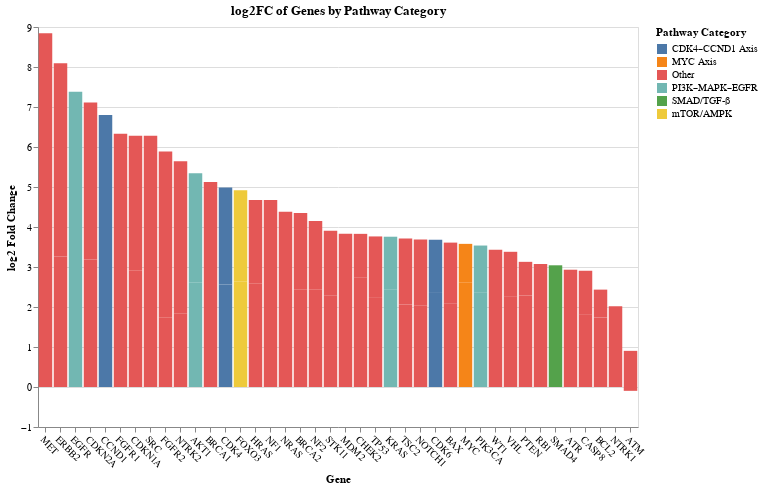

Notebook cell for this chart:
### Code cell
import altair as alt

bar_pathway = alt.Chart(df).mark_bar().encode(
    x=alt.X('Gene:N', sort='-y', title='Gene', axis=alt.Axis(labelAngle=45)),
    y=alt.Y('log2FC:Q', title='log2 Fold Change'),
    color=alt.Color('Pathway Category:N'),
    tooltip=['Gene', 'log2FC', 'Pathway Category']
).properties(
    title='log2FC of Genes by Pathway Category',
    width=600,
    height=400
)

bar_pathway.show()

### Figure 1 — Vega-Lite specification as saved in the notebook (floating-point values rounded to 4 significant figures)
{"config": {"view": {"continuousWidth": 300, "continuousHeight": 300}}, "data": {"name": "data-44073fe1c891d1644e0d8fa047418549"}, "mark": {"type": "bar"}, "encoding": {"color": {"field": "Pathway Category", "type": "nominal"}, "tooltip": [{"field": "Gene", "type": "nominal"}, {"field": "log2FC", "type": "quantitative"}, {"field": "Pathway Category", "type": "nominal"}], "x": {"axis": {"labelAngle": 45}, "field": "Gene", "sort": "-y", "title": "Gene", "type": "nominal"}, "y": {"field": "log2FC", "title": "log2 Fold Change", "type": "quantitative"}}, "height": 400, "title": "log2FC of Genes by Pathway Category", "width": 600, "$schema": "https://vega.github.io/schema/vega-lite/v5.20.1.json", "datasets": {"data-44073fe1c891d1644e0d8fa047418549": [{"Gene": "WT1", "Dataset": "GSE161529", "P-value": 1.302e-46, "log2FC": 3.432, "Mean Difference": 0.001784, "DGIdb Status": "Not Targeted", "Has Breast Cancer Trial": false, "Pathway Category": "Other"}, {"Gene": "ERBB2", "Dataset": "GSE161529", "P-value": 0.0, "log2FC": 3.26, "Mean Difference": 0.789, "DGIdb Status": "FDA-approved", "Has Breast Cancer Trial": true, "Pathway Category": "Other"}, {"Gene": "MET", "Dataset": "GSE161529", "P-value": 0.0, "log2FC": 3.25, "Mean Difference": 0.1275, "DGIdb Status": "Not Targeted", "Has Breast Cancer Trial": false, "Pathway Category": "Other"}, {"Gene": "CDKN2A", "Dataset": "GSE161529", "P-value": 0.0, "log2FC": 3.185, "Mean Difference": 0.4048, "DGIdb Status": "Not Targeted", "Has Breast Cancer Trial": false, "Pathway Category": "Other"}, {"Gene": "EGFR", "Dataset": "GSE161529", "P-value": 0.0, "log2FC": 3.022, "Mean Difference": 0.1516, "DGIdb Status": "FDA-approved", "Has Breast Cancer Trial": true, "Pathway Category": "PI3K–MAPK–EGFR"}, {"Gene": "CDKN1A", "Dataset": "GSE161529", "P-value": 0.0, "log2FC": 2.917, "Mean Difference": 0.5685, "DGIdb Status": "Not Targeted", "Has Breast Cancer Trial": false, "Pathway Category": "Other"}, {"Gene": "CHEK2", "Dataset": "GSE161529", "P-value": 0.0, "log2FC": 2.741, "Mean Difference": 0.03332, "DGIdb Status": "Emerging", "Has Breast Cancer Trial": true, "Pathway Category": "Other"}, {"Gene": "FGFR1", "Dataset": "GSE161529", "P-value": 0.0, "log2FC": 2.723, "Mean Difference": 0.369, "DGIdb Status": "Not Targeted", "Has Breast Cancer Trial": false, "Pathway Category": "Other"}, {"Gene": "FOXO3", "Dataset": "GSE161529", "P-value": 0.0, "log2FC": 2.646, "Mean Difference": 0.3288, "DGIdb Status": "Emerging", "Has Breast Cancer Trial": false, "Pathway Category": "mTOR/AMPK"}, {"Gene": "AKT1", "Dataset": "GSE161529", "P-value": 0.0, "log2FC": 2.62, "Mean Difference": 0.1482, "DGIdb Status": "Not Targeted", "Has Breast Cancer Trial": false, "Pathway Category": "PI3K–MAPK–EGFR"}, {"Gene": "MYC", "Dataset": "GSE161529", "P-value": 0.0, "log2FC": 2.618, "Mean Difference": 1.041, "DGIdb Status": "Not Targeted", "Has Breast Cancer Trial": false, "Pathway Category": "MYC Axis"}, {"Gene": "BRCA1", "Dataset": "GSE161529", "P-value": 6.134e-310, "log2FC": 2.6, "Mean Difference": 0.02821, "DGIdb Status": "Not Targeted", "Has Breast Cancer Trial": false, "Pathway Category": "Other"}, {"Gene": "HRAS", "Dataset": "GSE161529", "P-value": 0.0, "log2FC": 2.594, "Mean Difference": 0.1731, "DGIdb Status": "Not Targeted", "Has Breast Cancer Trial": false, "Pathway Category": "Other"}, {"Gene": "CDK4", "Dataset": "GSE161529", "P-value": 0.0, "log2FC": 2.56, "Mean Difference": 0.4013, "DGIdb Status": "FDA-approved", "Has Breast Cancer Trial": true, "Pathway Category": "CDK4–CCND1 Axis"}, {"Gene": "SRC", "Dataset": "GSE161529", "P-value": 0.0, "log2FC": 2.552, "Mean Difference": 0.03661, "DGIdb Status": "Not Targeted", "Has Breast Cancer Trial": false, "Pathway Category": "Other"}, {"Gene": "NRAS", "Dataset": "GSE161529", "P-value": 0.0, "log2FC": 2.477, "Mean Difference": 0.1041, "DGIdb Status": "Not Targeted", "Has Breast Cancer Trial": false, "Pathway Category": "Other"}, {"Gene": "NF2", "Dataset": "GSE161529", "P-value": 0.0, "log2FC": 2.431, "Mean Difference": 0.07865, "DGIdb Status": "Not Targeted", "Has Breast Cancer Trial": false, "Pathway Category": "Other"}, {"Gene": "KRAS", "Dataset": "GSE161529", "P-value": 0.0, "log2FC": 2.43, "Mean Difference": 0.2765, "DGIdb Status": "Not Targeted", "Has Breast Cancer Trial": false, "Pathway Category": "PI3K–MAPK–EGFR"}, {"Gene": "BRCA2", "Dataset": "GSE161529", "P-value": 2.22e-243, "log2FC": 2.429, "Mean Difference": 0.02519, "DGIdb Status": "Not Targeted", "Has Breast Cancer Trial": false, "Pathway Category": "Other"}, {"Gene": "NF1", "Dataset": "GSE161529", "P-value": 0.0, "log2FC": 2.402, "Mean Difference": 0.1473, "DGIdb Status": "Not Targeted", "Has Breast Cancer Trial": false, "Pathway Category": "Other"}, {"Gene": "PIK3CA", "Dataset": "GSE161529", "P-value": 0.0, "log2FC": 2.355, "Mean Difference": 0.07771, "DGIdb Status": "FDA-approved", "Has Breast Cancer Trial": true, "Pathway Category": "PI3K–MAPK–EGFR"}, {"Gene": "CDK6", "Dataset": "GSE161529", "P-value": 0.0, "log2FC": 2.352, "Mean Difference": 0.1253, "DGIdb Status": "FDA-approved", "Has Breast Cancer Trial": true, "Pathway Category": "CDK4–CCND1 Axis"}, {"Gene": "PTEN", "Dataset": "GSE161529", "P-value": 0.0, "log2FC": 2.287, "Mean Difference": 0.1801, "DGIdb Status": "Not Targeted", "Has Breast Cancer Trial": false, "Pathway Category": "Other"}, {"Gene": "STK11", "Dataset": "GSE161529", "P-value": 0.0, "log2FC": 2.284, "Mean Difference": 0.06197, "DGIdb Status": "Not Targeted", "Has Breast Cancer Trial": false, "Pathway Category": "Other"}, {"Gene": "CCND1", "Dataset": "GSE161529", "P-value": 0.0, "log2FC": 2.275, "Mean Difference": 0.918, "DGIdb Status": "Not Targeted", "Has Breast Cancer Trial": true, "Pathway Category": "CDK4–CCND1 Axis"}, {"Gene": "VHL", "Dataset": "GSE161529", "P-value": 0.0, "log2FC": 2.254, "Mean Difference": 0.09198, "DGIdb Status": "Emerging", "Has Breast Cancer Trial": false, "Pathway Category": "Other"}, {"Gene": "ATR", "Dataset": "GSE161529", "P-value": 0.0, "log2FC": 2.25, "Mean Difference": 0.03903, "DGIdb Status": "Not Targeted", "Has Breast Cancer Trial": false, "Pathway Category": "Other"}, {"Gene": "TP53", "Dataset": "GSE161529", "P-value": 0.0, "log2FC": 2.227, "Mean Difference": 0.1048, "DGIdb Status": "Not Targeted", "Has Breast Cancer Trial": false, "Pathway Category": "Other"}, {"Gene": "SMAD4", "Dataset": "GSE161529", "P-value": 0.0, "log2FC": 2.225, "Mean Difference": 0.0991, "DGIdb Status": "Emerging", "Has Breast Cancer Trial": false, "Pathway Category": "SMAD/TGF-β"}, {"Gene": "MDM2", "Dataset": "GSE161529", "P-value": 0.0, "log2FC": 2.101, "Mean Difference": 0.1236, "DGIdb Status": "Not Targeted", "Has Breast Cancer Trial": false, "Pathway Category": "Other"}, {"Gene": "BAX", "Dataset": "GSE161529", "P-value": 0.0, "log2FC": 2.08, "Mean Difference": 0.324, "DGIdb Status": "Not Targeted", "Has Breast Cancer Trial": false, "Pathway Category": "Other"}, {"Gene": "RB1", "Dataset": "GSE161529", "P-value": 0.0, "log2FC": 2.075, "Mean Difference": 0.1038, "DGIdb Status": "Not Targeted", "Has Breast Cancer Trial": false, "Pathway Category": "Other"}, {"Gene": "TSC2", "Dataset": "GSE161529", "P-value": 0.0, "log2FC": 2.064, "Mean Difference": 0.1132, "DGIdb Status": "Not Targeted", "Has Breast Cancer Trial": false, "Pathway Category": "Other"}, {"Gene": "NOTCH1", "Dataset": "GSE161529", "P-value": 0.0, "log2FC": 2.028, "Mean Difference": 0.04754, "DGIdb Status": "Not Targeted", "Has Breast Cancer Trial": false, "Pathway Category": "Other"}, {"Gene": "NTRK1", "Dataset": "GSE161529", "P-value": 1.305e-11, "log2FC": 2.018, "Mean Difference": 0.001255, "DGIdb Status": "Not Targeted", "Has Breast Cancer Trial": false, "Pathway Category": "Other"}, {"Gene": "NTRK2", "Dataset": "GSE161529", "P-value": 4.97e-269, "log2FC": 1.845, "Mean Difference": 0.09119, "DGIdb Status": "Not Targeted", "Has Breast Cancer Trial": false, "Pathway Category": "Other"}, {"Gene": "CASP8", "Dataset": "GSE161529", "P-value": 0.0, "log2FC": 1.804, "Mean Difference": 0.05334, "DGIdb Status": "Emerging", "Has Breast Cancer Trial": false, "Pathway Category": "Other"}, {"Gene": "FGFR2", "Dataset": "GSE161529", "P-value": 1.281e-123, "log2FC": 1.743, "Mean Difference": 0.02439, "DGIdb Status": "Not Targeted", "Has Breast Cancer Trial": false, "Pathway Category": "Other"}, {"Gene": "BCL2", "Dataset": "GSE161529", "P-value": 0.0, "log2FC": 1.738, "Mean Difference": 0.06716, "DGIdb Status": "Not Targeted", "Has Breast Cancer Trial": false, "Pathway Category": "Other"}, {"Gene": "ATM", "Dataset": "GSE161529", "P-value": 2.647e-147, "log2FC": 0.9036, "Mean Difference": 0.06369, "DGIdb Status": "Not Targeted", "Has Breast Cancer Trial": false, "Pathway Category": "Other"}, {"Gene": "MET", "Dataset": "GSE180286", "P-value": 5.054e-74, "log2FC": 5.594, "Mean Difference": 0.006545, "DGIdb Status": "Not Targeted", "Has Breast Cancer Trial": false, "Pathway Category": "Other"}, {"Gene": "ERBB2", "Dataset": "GSE180286", "P-value": 0.0, "log2FC": 4.833, "Mean Difference": 0.2678, "DGIdb Status": "FDA-approved", "Has Breast Cancer Trial": true, "Pathway Category": "Other"}, {"Gene": "CCND1", "Dataset": "GSE180286", "P-value": 0.0, "log2FC": 4.526, "Mean Difference": 0.4838, "DGIdb Status": "Not Targeted", "Has Breast Cancer Trial": true, "Pathway Category": "CDK4–CCND1 Axis"}, {"Gene": "EGFR", "Dataset": "GSE180286", "P-value": 7.055e-69, "log2FC": 4.36, "Mean Difference": 0.007754, "DGIdb Status": "FDA-approved", "Has Breast Cancer Trial": true, "Pathway Category": "PI3K–MAPK–EGFR"}, {"Gene": "FGFR2", "Dataset": "GSE180286", "P-value": 1.134e-31, "log2FC": 4.142, "Mean Difference": 0.003312, "DGIdb Status": "Not Targeted", "Has Breast Cancer Trial": false, "Pathway Category": "Other"}, {"Gene": "CDKN2A", "Dataset": "GSE180286", "P-value": 0.0, "log2FC": 3.926, "Mean Difference": 0.07463, "DGIdb Status": "Not Targeted", "Has Breast Cancer Trial": false, "Pathway Category": "Other"}, {"Gene": "NTRK2", "Dataset": "GSE180286", "P-value": 3.119e-51, "log2FC": 3.8, "Mean Difference": 0.006892, "DGIdb Status": "Not Targeted", "Has Breast Cancer Trial": false, "Pathway Category": "Other"}, {"Gene": "SRC", "Dataset": "GSE180286", "P-value": 7.877e-71, "log2FC": 3.728, "Mean Difference": 0.008596, "DGIdb Status": "Not Targeted", "Has Breast Cancer Trial": false, "Pathway Category": "Other"}, {"Gene": "FGFR1", "Dataset": "GSE180286", "P-value": 0.0, "log2FC": 3.608, "Mean Difference": 0.09091, "DGIdb Status": "Not Targeted", "Has Breast Cancer Trial": false, "Pathway Category": "Other"}, {"Gene": "CDKN1A", "Dataset": "GSE180286", "P-value": 0.0, "log2FC": 3.365, "Mean Difference": 0.1349, "DGIdb Status": "Not Targeted", "Has Breast Cancer Trial": false, "Pathway Category": "Other"}, {"Gene": "AKT1", "Dataset": "GSE180286", "P-value": 2.765e-197, "log2FC": 2.725, "Mean Difference": 0.03249, "DGIdb Status": "Not Targeted", "Has Breast Cancer Trial": false, "Pathway Category": "PI3K–MAPK–EGFR"}, {"Gene": "BRCA1", "Dataset": "GSE180286", "P-value": 2.057e-187, "log2FC": 2.528, "Mean Difference": 0.03506, "DGIdb Status": "Not Targeted", "Has Breast Cancer Trial": false, "Pathway Category": "Other"}, {"Gene": "CDK4", "Dataset": "GSE180286", "P-value": 0.0, "log2FC": 2.428, "Mean Difference": 0.1055, "DGIdb Status": "FDA-approved", "Has Breast Cancer Trial": true, "Pathway Category": "CDK4–CCND1 Axis"}, {"Gene": "NF1", "Dataset": "GSE180286", "P-value": 3.363e-267, "log2FC": 2.275, "Mean Difference": 0.05512, "DGIdb Status": "Not Targeted", "Has Breast Cancer Trial": false, "Pathway Category": "Other"}, {"Gene": "FOXO3", "Dataset": "GSE180286", "P-value": 0.0, "log2FC": 2.275, "Mean Difference": 0.09366, "DGIdb Status": "Emerging", "Has Breast Cancer Trial": false, "Pathway Category": "mTOR/AMPK"}, {"Gene": "HRAS", "Dataset": "GSE180286", "P-value": 3.408e-170, "log2FC": 2.084, "Mean Difference": 0.03698, "DGIdb Status": "Not Targeted", "Has Breast Cancer Trial": false, "Pathway Category": "Other"}, {"Gene": "BRCA2", "Dataset": "GSE180286", "P-value": 2.29e-121, "log2FC": 1.919, "Mean Difference": 0.03171, "DGIdb Status": "Not Targeted", "Has Breast Cancer Trial": false, "Pathway Category": "Other"}, {"Gene": "NRAS", "Dataset": "GSE180286", "P-value": 3.369e-121, "log2FC": 1.903, "Mean Difference": 0.02979, "DGIdb Status": "Not Targeted", "Has Breast Cancer Trial": false, "Pathway Category": "Other"}, {"Gene": "MDM2", "Dataset": "GSE180286", "P-value": 0.0, "log2FC": 1.73, "Mean Difference": 0.08725, "DGIdb Status": "Not Targeted", "Has Breast Cancer Trial": false, "Pathway Category": "Other"}, {"Gene": "NF2", "Dataset": "GSE180286", "P-value": 1.105e-57, "log2FC": 1.718, "Mean Difference": 0.01597, "DGIdb Status": "Not Targeted", "Has Breast Cancer Trial": false, "Pathway Category": "Other"}, {"Gene": "NOTCH1", "Dataset": "GSE180286", "P-value": 8.639e-30, "log2FC": 1.657, "Mean Difference": 0.008737, "DGIdb Status": "Not Targeted", "Has Breast Cancer Trial": false, "Pathway Category": "Other"}, {"Gene": "TSC2", "Dataset": "GSE180286", "P-value": 1.694e-48, "log2FC": 1.651, "Mean Difference": 0.01433, "DGIdb Status": "Not Targeted", "Has Breast Cancer Trial": false, "Pathway Category": "Other"}, {"Gene": "STK11", "Dataset": "GSE180286", "P-value": 1.147e-35, "log2FC": 1.621, "Mean Difference": 0.01015, "DGIdb Status": "Not Targeted", "Has Breast Cancer Trial": false, "Pathway Category": "Other"}, {"Gene": "TP53", "Dataset": "GSE180286", "P-value": 2.616e-139, "log2FC": 1.537, "Mean Difference": 0.04709, "DGIdb Status": "Not Targeted", "Has Breast Cancer Trial": false, "Pathway Category": "Other"}, {"Gene": "BAX", "Dataset": "GSE180286", "P-value": 0.0, "log2FC": 1.529, "Mean Difference": 0.1859, "DGIdb Status": "Not Targeted", "Has Breast Cancer Trial": false, "Pathway Category": "Other"}, {"Gene": "CDK6", "Dataset": "GSE180286", "P-value": 2.426e-135, "log2FC": 1.33, "Mean Difference": 0.05309, "DGIdb Status": "FDA-approved", "Has Breast Cancer Trial": true, "Pathway Category": "CDK4–CCND1 Axis"}, {"Gene": "KRAS", "Dataset": "GSE180286", "P-value": 0.0, "log2FC": 1.327, "Mean Difference": 0.1718, "DGIdb Status": "Not Targeted", "Has Breast Cancer Trial": false, "Pathway Category": "PI3K–MAPK–EGFR"}, {"Gene": "PIK3CA", "Dataset": "GSE180286", "P-value": 1.396e-95, "log2FC": 1.182, "Mean Difference": 0.04096, "DGIdb Status": "FDA-approved", "Has Breast Cancer Trial": true, "Pathway Category": "PI3K–MAPK–EGFR"}, {"Gene": "VHL", "Dataset": "GSE180286", "P-value": 1.363e-118, "log2FC": 1.126, "Mean Difference": 0.05356, "DGIdb Status": "Emerging", "Has Breast Cancer Trial": false, "Pathway Category": "Other"}, {"Gene": "CASP8", "Dataset": "GSE180286", "P-value": 2.732e-137, "log2FC": 1.102, "Mean Difference": 0.06887, "DGIdb Status": "Emerging", "Has Breast Cancer Trial": false, "Pathway Category": "Other"}, {"Gene": "CHEK2", "Dataset": "GSE180286", "P-value": 4.515e-23, "log2FC": 1.088, "Mean Difference": 0.01014, "DGIdb Status": "Emerging", "Has Breast Cancer Trial": true, "Pathway Category": "Other"}, {"Gene": "RB1", "Dataset": "GSE180286", "P-value": 5.303e-88, "log2FC": 1.001, "Mean Difference": 0.04714, "DGIdb Status": "Not Targeted", "Has Breast Cancer Trial": false, "Pathway Category": "Other"}, {"Gene": "MYC", "Dataset": "GSE180286", "P-value": 7.913e-124, "log2FC": 0.9602, "Mean Difference": 0.06888, "DGIdb Status": "Not Targeted", "Has Breast Cancer Trial": false, "Pathway Category": "MYC Axis"}, {"Gene": "PTEN", "Dataset": "GSE180286", "P-value": 2.036e-133, "log2FC": 0.8419, "Mean Difference": 0.08248, "DGIdb Status": "Not Targeted", "Has Breast Cancer Trial": false, "Pathway Category": "Other"}, {"Gene": "SMAD4", "Dataset": "GSE180286", "P-value": 3.837e-24, "log2FC": 0.8177, "Mean Difference": 0.01518, "DGIdb Status": "Emerging", "Has Breast Cancer Trial": false, "Pathway Category": "SMAD/TGF-β"}, {"Gene": "BCL2", "Dataset": "GSE180286", "P-value": 2.753e-76, "log2FC": 0.6962, "Mean Difference": 0.06251, "DGIdb Status": "Not Targeted", "Has Breast Cancer Trial": false, "Pathway Category": "Other"}, {"Gene": "ATR", "Dataset": "GSE180286", "P-value": 2.57e-31, "log2FC": 0.6825, "Mean Difference": 0.02404, "DGIdb Status": "Not Targeted", "Has Breast Cancer Trial": false, "Pathway Category": "Other"}, {"Gene": "ATM", "Dataset": "GSE180286", "P-value": 0.003336, "log2FC": -0.09588, "Mean Difference": -0.01231, "DGIdb Status": "Not Targeted", "Has Breast Cancer Trial": false, "Pathway Category": "Other"}]}}
